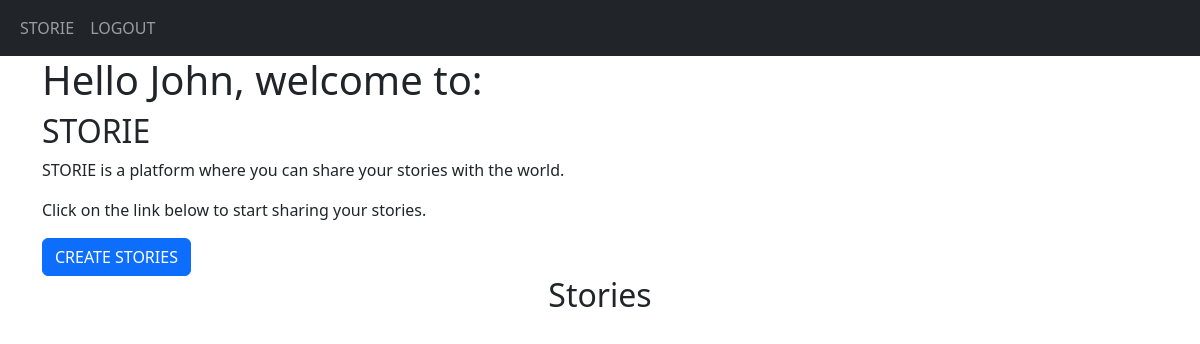
The page /home (signed in) on the database as committed earlier.
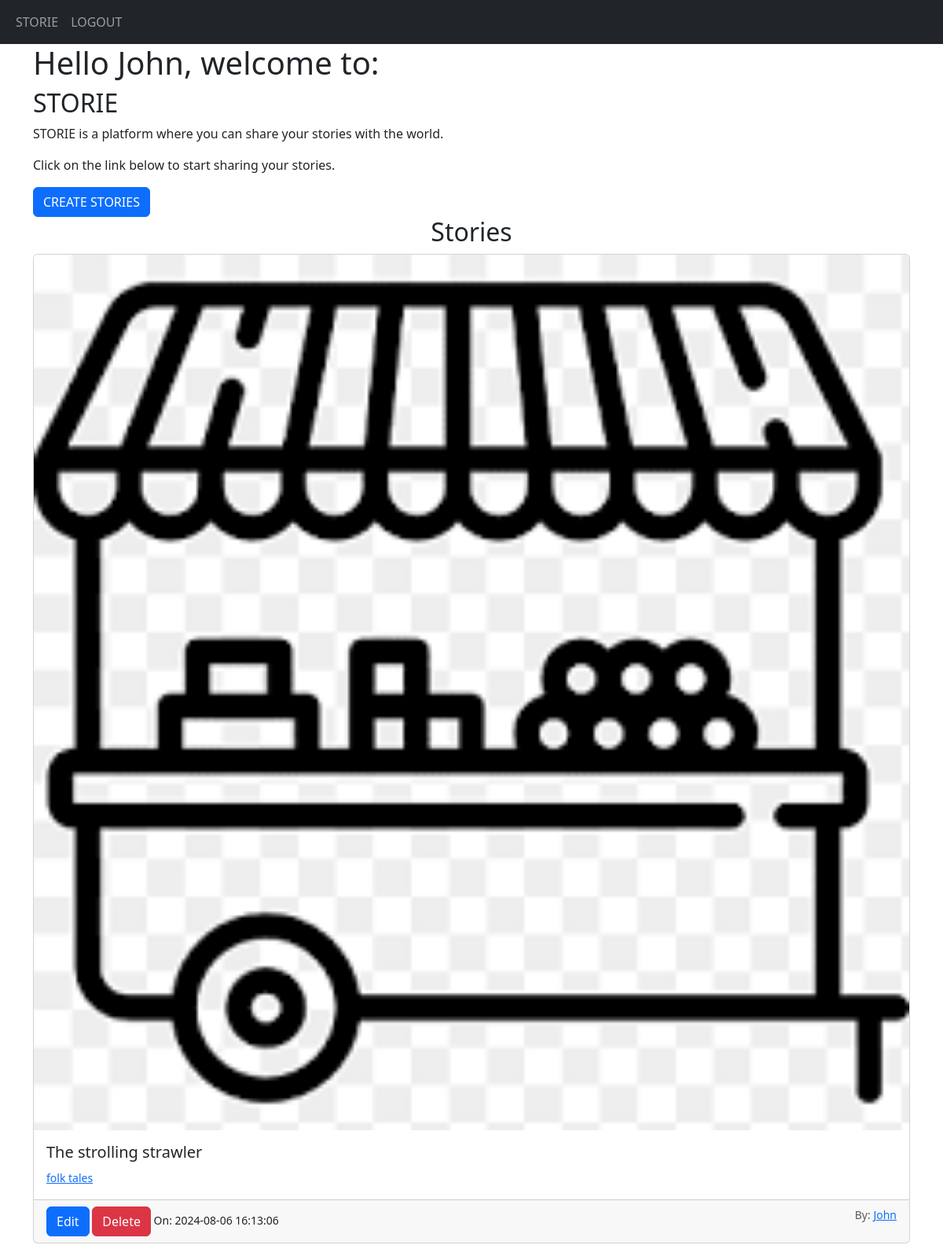
The same page on the database as committed later.
### myApp/models.py (models this page shows)
class User(db.Model, UserMixin):
    id = db.Column(db.Integer, primary_key=True)
    email = db.Column(db.String(240), unique=True)
    username = db.Column(db.String(240), unique=True)
    password = db.Column(db.String(240))
    date_created = db.Column(db.DateTime(timezone=True), default=func.now())
    stories = db.relationship('Stories', backref='user', passive_deletes=True)

class Stories(db.Model):
    id = db.Column(db.Integer, primary_key=True)
    title = db.Column(db.String(240))
    image = db.Column(db.String(240))
    category = db.Column(db.String(240))
    content = db.Column(db.Text)
    date_created = db.Column(db.DateTime(timezone=True), default=func.now())
    author = db.Column(db.Integer, db.ForeignKey('user.id', ondelete='CASCADE'), nullable=False)

### myApp/views.py (the view)
@views.route("/")
@views.route("/home")
@login_required
def home():
    my_stories_data = Stories.query.all()
    return render_template("home.html", title="HOME", stories_data=my_stories_data)

### myApp/templates/home.html (shortened to what this page needs)
{% extends "base.html" %}
{% block content %}
<h1>Hello {{current_user.username}}, welcome to:</h1>
<h2>STORIE</h2>
<p>STORIE is a platform where you can share your stories with the world.</p>
<p>Click on the link below to start sharing your stories.</p>
<a href="/create-storie" class="btn btn-primary">CREATE STORIES</a>
<h2 align="center">Stories</h2>
{% for storie in stories_data %}
<div class="card mb-3">
    <img src="{{storie.image}}" class="card-img-top" alt="{{storie.title}}">
    <div class="card-body">
        <h5 class="card-title">{{storie.title}}</h5>
        <p class="card-text"><small class="text-muted"><a href="/storie/{{storie.category}}">{{storie.category}}</a></small></p>
    </div>
    <div class="card-footer">
        <small class="text-muted
        ">
        {% if storie.author == current_user.id %}
        <a href="/edit-storie/{{storie.id}}" class="btn btn-primary">Edit</a>
        <a href="/delete-storie/{{storie.id}}" class="btn btn-danger">Delete</a>
        {% endif %}
        </small>
        <small class="text-muted float-end">By: <a href="/stories/{{storie.username}}">{{storie.user.username}}</a></small>
        <small>On: {{storie.date_created}}</small>
        </div>
</div>
{%endfor%}
{% endblock %}

### myApp/templates/base.html (shortened to what this page needs)
<!doctype html>
<html lang="en">
<head>
    <link href="https://cdn.jsdelivr.net/npm/bootstrap@5.3.3/dist/css/bootstrap.min.css"
          rel="stylesheet"
>
</head>
<body>
    <nav class="navbar navbar-expand-lg navbar-dark bg-dark">
        <div class="container-fluid">
            <div class="collapse navbar-collapse" id="navbar">
                <div class="navbar-nav">
                    {% if current_user.is_authenticated %}
                    <a class="nav-item nav-link" href="/">STORIE</a>
                    <a class="nav-item nav-link" href="/logout">LOGOUT</a>
                    {% else %}
                    <a class="nav-item nav-link" href="/login">LOGIN</a>
                    <a class="nav-item nav-link" href="/sign-up">SIGN UP</a>
                    {% endif %}
                </div>
            </div>
        </div>
    </nav>
    <div class="container">
        {% block content %}{% endblock %}
    </div>
</body>
</html>

Rows that differ between the two databases and show on the page:
added Stories: image (picture), title "The strolling strawler", category "folk tales", user.username "John", date_created "2024-08-06 16:13:06"
